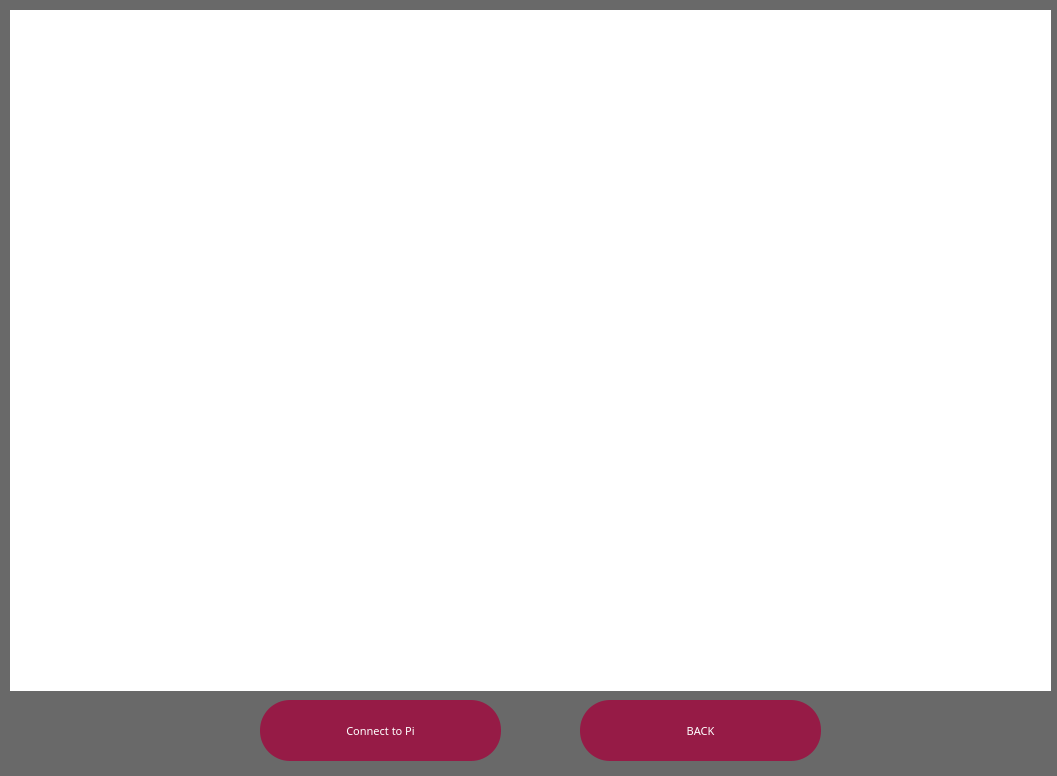
<?xml version="1.0" encoding="UTF-8"?>
<ui version="4.0">
 <class>sensorliveform</class>
 <widget class="QWidget" name="sensorliveform">
  <property name="geometry">
   <rect>
    <x>0</x>
    <y>0</y>
    <width>1057</width>
    <height>776</height>
   </rect>
  </property>
  <property name="windowTitle">
   <string>Form</string>
  </property>
  <property name="styleSheet">
   <string notr="true">background-color: rgb(105, 105, 105);


</string>
  </property>
  <widget class="MatplotlibbWidget" name="widgetsensorlive" native="true">
   <property name="geometry">
    <rect>
     <x>10</x>
     <y>10</y>
     <width>1041</width>
     <height>681</height>
    </rect>
   </property>
   <property name="styleSheet">
    <string notr="true">background-color: rgb(255, 255, 255);</string>
   </property>
  </widget>
  <widget class="QPushButton" name="livesensorbackbutton">
   <property name="geometry">
    <rect>
     <x>580</x>
     <y>700</y>
     <width>241</width>
     <height>61</height>
    </rect>
   </property>
   <property name="font">
    <font>
     <family>Segoe Print</family>
     <pointsize>8</pointsize>
    </font>
   </property>
   <property name="styleSheet">
    <string notr="true">background:rgb(150, 27, 70);
border:none;
border-radius:30px;
color:white;</string>
   </property>
   <property name="text">
    <string>BACK</string>
   </property>
  </widget>
  <widget class="QPushButton" name="socketbaglantibutton">
   <property name="geometry">
    <rect>
     <x>260</x>
     <y>700</y>
     <width>241</width>
     <height>61</height>
    </rect>
   </property>
   <property name="font">
    <font>
     <family>Segoe Print</family>
     <pointsize>8</pointsize>
    </font>
   </property>
   <property name="styleSheet">
    <string notr="true">background:rgb(150, 27, 70);
border:none;
border-radius:30px;
color:white;</string>
   </property>
   <property name="text">
    <string>Connect to Pi</string>
   </property>
  </widget>
 </widget>
 <customwidgets>
  <customwidget>
   <class>MatplotlibbWidget</class>
   <extends>QWidget</extends>
   <header>sensormatplotlibwidget</header>
   <container>1</container>
  </customwidget>
 </customwidgets>
 <resources/>
 <connections/>
</ui>
